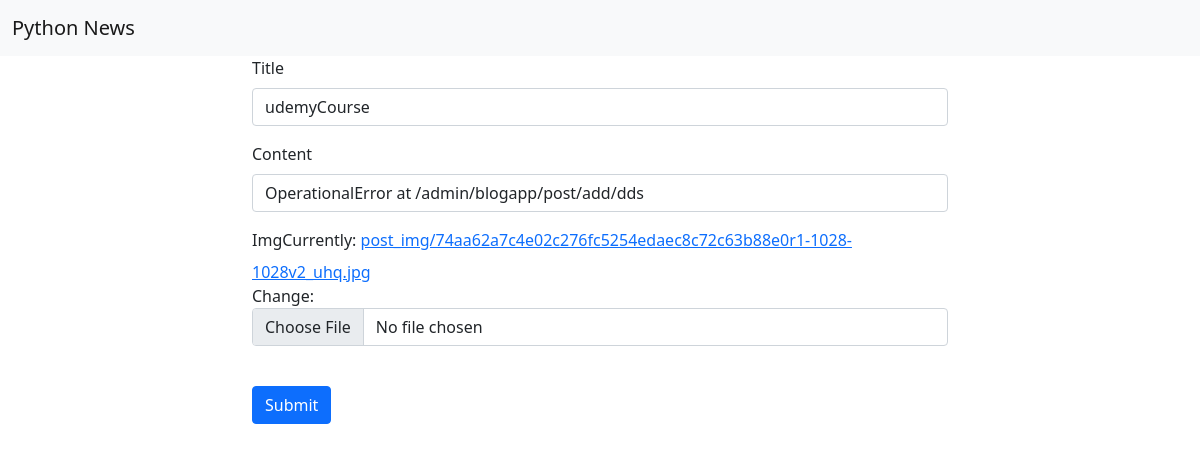
Screenshot of /blog/blog/1/edit with the database file from the repository.
### blogapp/models.py (models this page shows, shortened)
class Post(models.Model):
    user = models.ForeignKey(User,on_delete=models.CASCADE)
    title = models.CharField(blank=True, max_length=100)
    content = RichTextField()
    img = models.ImageField(upload_to="post_img/",default = 'post_img/Capture1.png')
    created = models.DateTimeField(blank=True, default=datetime.datetime.now)
    active = models.BooleanField(default=True)

### blogapp/views.py (the view)
# urls.py: url(r'^blog/(?P<id>\d+)/edit$',views.edit_post,name='edit_post'),
def edit_post(request,id):
    post = get_object_or_404(Post,id=id)
    if request.method == "POST":
        form = PostForm(request.POST,instance=post)
        if form.is_valid():
            new_form = form.save(commit=False)
            new_form.user = request.user
            new_form.save()
            return redirect('/blog/')
    else:
        form = PostForm(instance=post)
    return render(request,'edit_post.html',{
        'form':form,
    })

### blogapp/forms.py
class PostForm(forms.ModelForm):
    content = forms.CharField(widget=CKEditorWidget())
    class Meta:
        model = Post
        fields =['title','content','img']

### blogapp/templates/edit_post.html (shortened to what this page needs)
{% extends "base.html" %}
{% load static %}
{% load bootstrap4 %}
{% block body %}
<div class="myform">
  <form method="post" enctype="multipart/form-data">
    {% bootstrap_form form %}
    {% buttons %}
    <button type="submit" class="btn btn-primary mt-4">Submit</button>
    {% endbuttons %}
  </form>
</div>
{% endblock body %}

### static/home-static/css/single_post.css (style rules this page uses)
.myform { width: 58%; margin: 0 auto; }

### rows the page displays
Post: title "udemyCourse", content "OperationalError at /admin/blogapp/post/add/dds"
